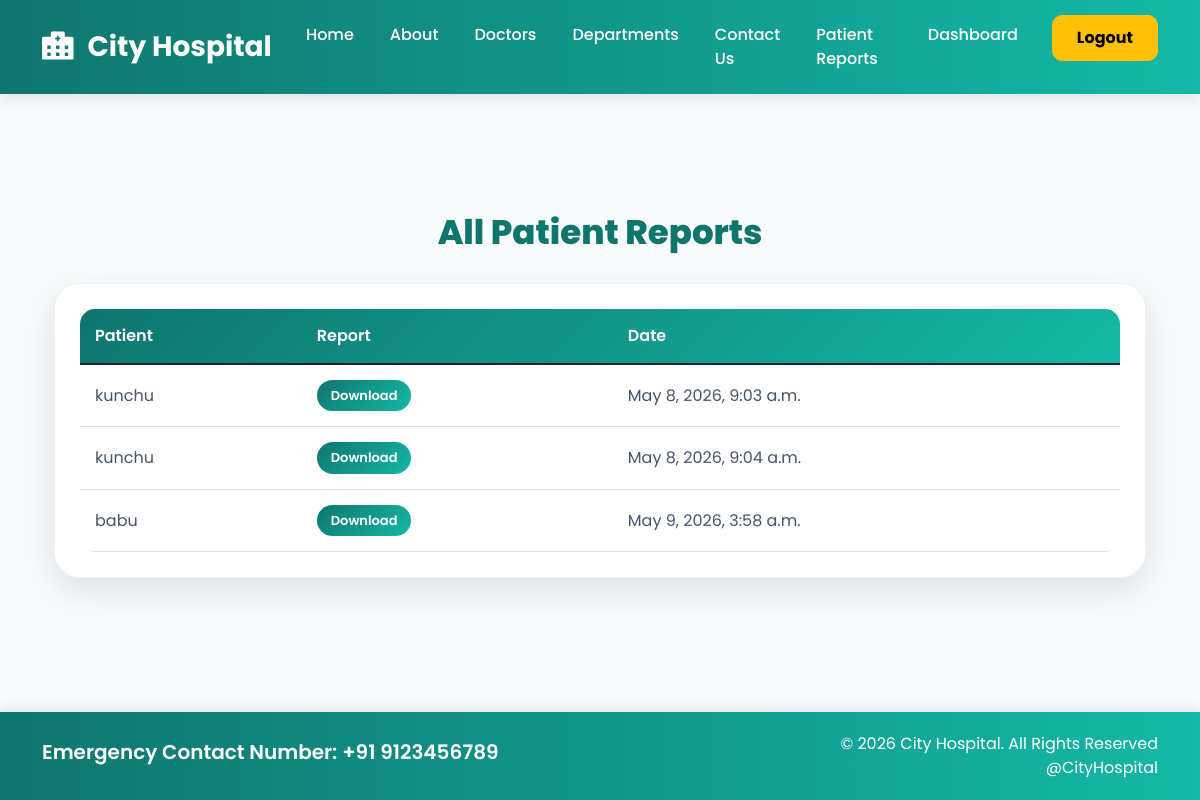
The page /view-reports/ (signed in) on the database its author committed.
### home/models.py (models this page shows, shortened)
class MedicalReport(models.Model):
    patient = models.ForeignKey(
        CustomUser,
        on_delete=models.CASCADE
    )
    report_name = models.CharField(
        max_length=100
    )
    report_file = models.FileField(
        upload_to='reports/'
    )
    uploaded_at = models.DateTimeField(
        auto_now_add=True
    )

class CustomUser(AbstractUser):
    ROLE_CHOICES = (
        ('doctor', 'Doctor'),
        ('patient', 'Patient'),
    )
    role = models.CharField(
        max_length=20,
        choices=ROLE_CHOICES
    )

### home/views.py (the view)
@login_required(login_url='login')
def view_reports(request):
    if request.user.role != 'doctor':
        return redirect('home')
    reports = MedicalReport.objects.all()
    return render(
        request,
        'view_reports.html',
        {'reports': reports}
    )

### template/view_reports.html (shortened to what this page needs)
{% extends "base.html" %}
{% block content %}
<section class="reports-section">
    <div class="container">
        <h2 class="reports-title">
            All Patient Reports
        </h2>
        <div class="table-card">
            <div class="table-responsive">
                <table class="table">
                    <thead>
                        <tr>
                            <th>Patient</th>
                            <th>Report</th>
                            <th>Date</th>
                        </tr>
                    </thead>
                    <tbody>
                        {% for report in reports %}
                        <tr>
                            <td>
                                {{ report.patient.username }}
                            </td>
                            <td>
                                <a href="{{ report.report_file.url }}"
                                    class="btn btn-primary">
                                    Download
                                </a>
                            </td>
                            <td>
                                {{ report.uploaded_at }}
                            </td>
                        </tr>
                        {% empty %}
                        <tr>
                            <td colspan="3" class="empty-text">
                                No reports available.
                            </td>
                        </tr>
                        {% endfor %}
                    </tbody>
                </table>
            </div>
        </div>
    </div>
</section>
{% endblock %}

### template/base.html (style rules this page uses)
* { margin: 0; padding: 0; box-sizing: border-box; }
body { font-family: 'Poppins', sans-serif; background-color: #f8fafc; color: #1e293b; min-height: 100vh; display: flex; flex-direction: column; }
.btn { border-radius: 10px; padding: 10px 20px; font-weight: 600; transition: 0.3s; }
.btn-primary { background-color: #0f766e; border: none; }
table { background: white; border-radius: 15px; overflow: hidden; }
thead { background-color: #0f766e; color: white; }
table th, table td { padding: 15px !important; vertical-align: middle; }

### template/view_reports.html (style rules this page uses)
body { background: #f8fafc; }
.reports-section { padding: 70px 0; }
.reports-title { font-size: 34px; font-weight: 800; color: #0f766e; text-align: center; margin-bottom: 30px; }
.table-card { background: white; border-radius: 25px; padding: 25px; box-shadow: 0 12px 35px rgba(0,0,0,0.10); border: 1px solid rgba(20,184,166,0.12); overflow: hidden; }
.table { margin-bottom: 0; }
.table thead { background: linear-gradient(135deg, #0f766e, #14b8a6); color: white; }
.table thead th { padding: 15px; font-weight: 600; border: none; }
.table tbody td { padding: 15px; vertical-align: middle; color: #475569; }
.table tbody tr { transition: 0.3s ease; }
.btn-primary { background: linear-gradient(135deg, #0f766e, #14b8a6); border: none; font-size: 13px; padding: 6px 14px; border-radius: 20px; transition: 0.3s ease; }

### rows shown on the page
MedicalReport: patient.username "kunchu", uploaded_at "May 8, 2026, 9:03 a.m."
MedicalReport: patient.username "kunchu", uploaded_at "May 8, 2026, 9:04 a.m."
MedicalReport: patient.username "babu", uploaded_at "May 9, 2026, 3:58 a.m."
